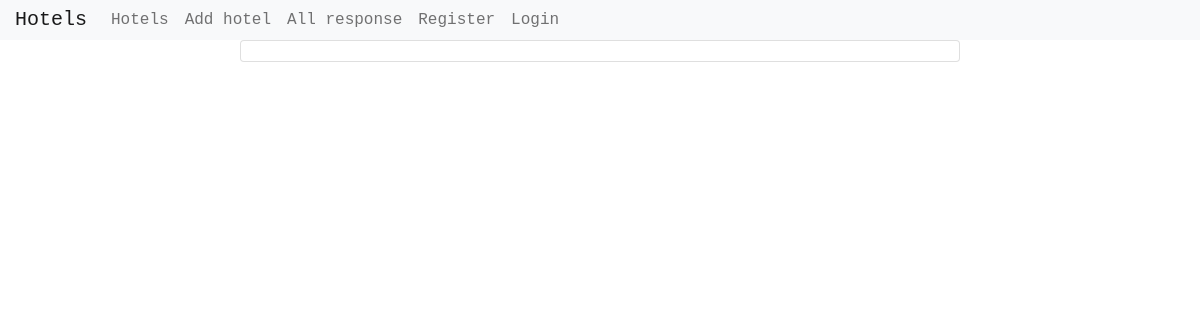
/book_review_list/1/, run on an earlier commit of the app's database.
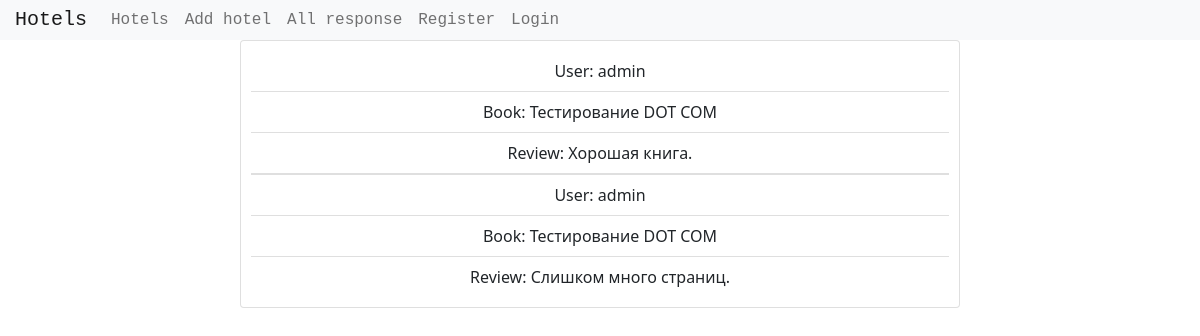
And on a later commit of the database.
### main/models.py (models this page shows, shortened)
class Review(models.Model):
    user = models.ForeignKey(User, on_delete=models.CASCADE)
    book = models.ForeignKey(Book, on_delete=models.CASCADE)
    text = models.TextField()
    class Meta:
        verbose_name = 'Отзыв'
        verbose_name_plural = "Отзывы"

class Book(models.Model):
    name = models.CharField('Название', max_length=255)
    price = models.DecimalField('Цена', max_digits=10, decimal_places=2)
    pages_number = models.IntegerField('Страницы', default=100)
    description = models.TextField('Описание', null=True, blank=True)
    def __str__(self):
        return self.name
    class Meta:
        verbose_name = 'Книга'
        verbose_name_plural = "Книги"

### main/views.py (the view)
# urls.py: path('book_review_list/<int:book_id>/', views.book_review_list, name='book_review_list'),
def book_review_list(request, book_id):
    reviews = Review.objects.filter(book=book_id)
    return render(request, 'main/book_review_list.html', {'book_id': book_id, 'reviews': reviews})

### main/templates/main/book_review_list.html (shortened to what this page needs)
{% extends 'main/base.html' %}
{% block content %}
    <div class="review card">
    {% for el in reviews %}
    <ul class="list-group list-group-flush">
        <li class="list-group-item">User: {{ el.user }}</li>
        <li class="list-group-item">Book: {{ el.book }}</li>
        <li class="list-group-item">Review: {{ el.text }}</li>
    </ul>
    {% endfor %}
    </div>
{% endblock %}

What changed in the data, as far as the page shows it:
added Review: user "admin", book "Тестирование DOT COM", text "Хорошая книга."
added Review: user "admin", book "Тестирование DOT COM", text "Слишком много страниц."
